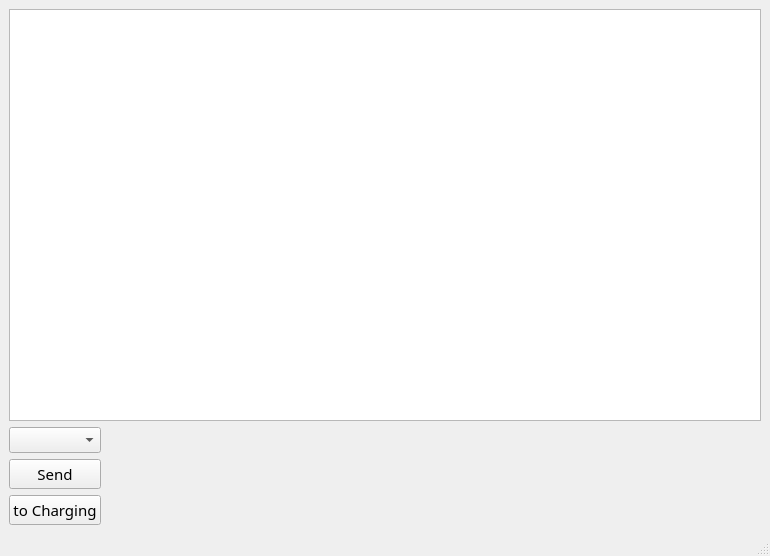
<?xml version="1.0" encoding="UTF-8"?>
<ui version="4.0">
 <class>Map</class>
 <widget class="QMainWindow" name="Map">
  <property name="geometry">
   <rect>
    <x>0</x>
    <y>0</y>
    <width>770</width>
    <height>556</height>
   </rect>
  </property>
  <property name="windowTitle">
   <string>MainWindow</string>
  </property>
  <widget class="QWidget" name="centralwidget">
   <layout class="QGridLayout" name="gridLayout">
    <item row="5" column="0">
     <widget class="QPushButton" name="SendToCharging">
      <property name="font">
       <font>
        <family>Mathcad UniMath</family>
        <pointsize>11</pointsize>
       </font>
      </property>
      <property name="text">
       <string>to Charging</string>
      </property>
     </widget>
    </item>
    <item row="1" column="1">
     <spacer name="horizontalSpacer">
      <property name="orientation">
       <enum>Qt::Horizontal</enum>
      </property>
      <property name="sizeHint" stdset="0">
       <size>
        <width>40</width>
        <height>20</height>
       </size>
      </property>
     </spacer>
    </item>
    <item row="0" column="0" colspan="2">
     <widget class="QTableView" name="tableView"/>
    </item>
    <item row="1" column="0">
     <widget class="QComboBox" name="RobotsBox">
      <property name="font">
       <font>
        <family>Mathcad UniMath</family>
        <pointsize>10</pointsize>
       </font>
      </property>
     </widget>
    </item>
    <item row="4" column="0">
     <widget class="QPushButton" name="Send">
      <property name="font">
       <font>
        <family>Mathcad UniMath</family>
        <pointsize>11</pointsize>
       </font>
      </property>
      <property name="text">
       <string>Send</string>
      </property>
     </widget>
    </item>
   </layout>
  </widget>
  <widget class="QMenuBar" name="menubar">
   <property name="geometry">
    <rect>
     <x>0</x>
     <y>0</y>
     <width>770</width>
     <height>21</height>
    </rect>
   </property>
  </widget>
  <widget class="QStatusBar" name="statusbar"/>
 </widget>
 <resources/>
 <connections/>
</ui>
